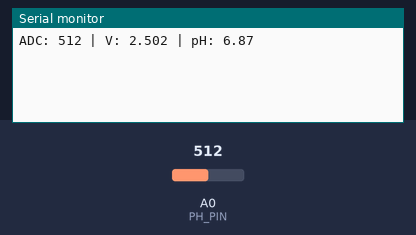
The sketch below on a simulated Arduino Uno, built with avr-gcc and run on an emulated ATmega328P. Parts: the last lines printed to the serial monitor. The test bench sets the inputs (shaded band); at power-on: A0 (PH_PIN) = 512.

Above: at 2.2 s.
2.3 s: A0 (PH_PIN) set to 716
At 2.3 s:
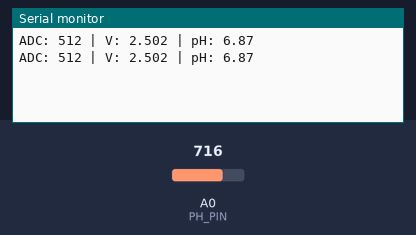
3.8 s: A0 (PH_PIN) set to 900
At 5.3 s:
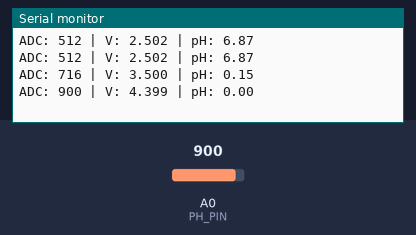
Timing chart, 0 to 6.8 s (numbered marks = the images above; inputs shaded):
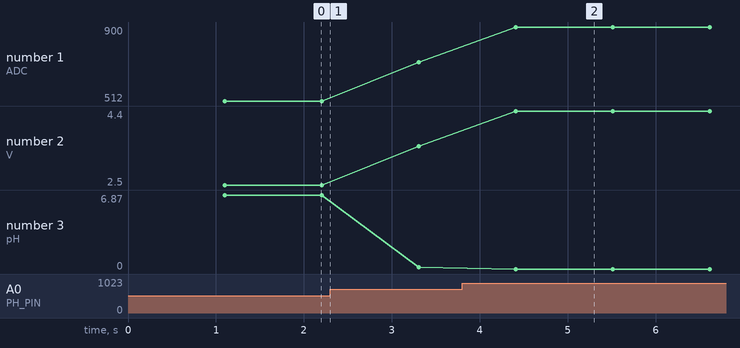

The sketch:

test_ph_uno.ino
```cpp
// ================== TEST pH SENSOR ==================
// Sensor pH PH-4502C + Arduino Uno
// Kalibrasi: pH 4 = 2.928V, pH 9.18 = 2.160V

#define PH_PIN A0

float m = -6.745;   // slope
float b = 23.75;    // offset

void setup() {
  Serial.begin(9600);
  delay(1000);
}

void loop() {
  long total = 0;
  for (int i = 0; i < 10; i++) {
    total += analogRead(PH_PIN);
    delay(10);
  }
  int adcValue = total / 10;
  float voltage = (adcValue / 1023.0) * 5.0;

  float pH = (m * voltage) + b;
  pH = constrain(pH, 0, 14);

  Serial.print("ADC: ");
  Serial.print(adcValue);
  Serial.print(" | V: ");
  Serial.print(voltage, 3);
  Serial.print(" | pH: ");
  Serial.println(pH, 2);

  delay(1000);
}
```

Measured:
- after the input at 3.8 s, the serial monitor: prints a new line after 0.61 s (image 2)
- plotted number 1: 512 → 716 after the input at 2.3 s, 716 → 900 after the input at 3.8 s
- plotted number 2: 2.5 → 3.5 after the input at 2.3 s, 3.5 → 4.4 after the input at 3.8 s
- plotted number 3: 6.87 → 0.15 after the input at 2.3 s, 0.15 → 0 after the input at 3.8 s
